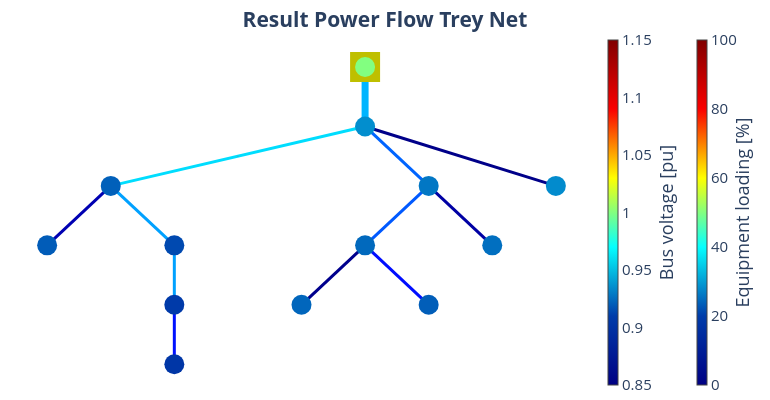

Here is the notebook cell this chart was saved with:
### Code cell
pp_plot.plot_powerflow_result(
    net=net_Trey_pickle,
    plot_title="Result Power Flow Trey Net",
    filename="Result_Power_Flow_Trey_Net",
)

### Figure 1 — Plotly figure (JSON) as saved in the notebook; plotly's stock layout.template omitted (floating-point values rounded to 4 significant figures)
{"data": [{"hoverinfo": "text", "legendgroup": "Transformers", "line": {"color": "rgb(0.0,180.5,255.0)", "width": 7}, "mode": "lines", "name": "Transformers", "showlegend": true, "text": "STMT003438<br>Loading: 30.2 %", "type": "scatter", "x": [0, 0, 0], "y": [0, -0.5, -1]}, {"hoverinfo": "text", "legendgroup": "Transformers", "marker": {"color": "rgb(0.0,180.5,255.0)", "size": 1, "symbol": "circle"}, "mode": "markers", "name": "edge_center", "showlegend": false, "text": ["STMT003438<br>Loading: 30.2 %"], "type": "scatter", "x": [0], "y": [-0.5]}, {"hoverinfo": "text", "legendgroup": "lines", "line": {"color": "rgb(0.0,220.5,254.03225806451613)", "width": 3}, "mode": "lines", "name": "lines", "showlegend": true, "text": "GKN3x150_150<br>Loading: 34.3 %", "type": "scatter", "x": [0, -1, -2], "y": [-1, -1.5, -2]}, {"hoverinfo": "text", "legendgroup": "lines", "line": {"color": "rgb(0.0,0.0,177.5)", "width": 3}, "mode": "lines", "name": "lines", "showlegend": false, "text": "GKN3x150_150_2<br>Loading: 4.5 %", "type": "scatter", "x": [-2, -2.25, -2.5], "y": [-2, -2.5, -3]}, {"hoverinfo": "text", "legendgroup": "lines", "line": {"color": "rgb(0.0,160.5,255.0)", "width": 3}, "mode": "lines", "name": "lines", "showlegend": false, "text": "GKN3X95_95<br>Loading: 28.5 %", "type": "scatter", "x": [-2, -1.75, -1.5], "y": [-2, -2.5, -3]}, {"hoverinfo": "text", "legendgroup": "lines", "line": {"color": "rgb(0.0,160.5,255.0)", "width": 3}, "mode": "lines", "name": "lines", "showlegend": false, "text": "GKT3X50_50<br>Loading: 28.1 %", "type": "scatter", "x": [-1.5, -1.5, -1.5], "y": [-3, -3.5, -4]}, {"hoverinfo": "text", "legendgroup": "lines", "line": {"color": "rgb(0.0,16.5,255.0)", "width": 3}, "mode": "lines", "name": "lines", "showlegend": false, "text": "GKT3X50_50_2<br>Loading: 14.1 %", "type": "scatter", "x": [-1.5, -1.5, -1.5], "y": [-4, -4.5, -5]}, {"hoverinfo": "text", "legendgroup": "lines", "line": {"color": "rgb(0.0,100.49999999999997,255.0)", "width": 3}, "mode": "lines", "name": "lines", "showlegend": false, "text": "GKN3x150_150_3<br>Loading: 22.3 %", "type": "scatter", "x": [0, 0.25, 0.5], "y": [-1, -1.5, -2]}, {"hoverinfo": "text", "legendgroup": "lines", "line": {"color": "rgb(0.0,88.5,255.0)", "width": 3}, "mode": "lines", "name": "lines", "showlegend": false, "text": "GKN3X95_95_2<br>Loading: 21.2 %", "type": "scatter", "x": [0.5, 0.25, 0], "y": [-2, -2.5, -3]}, {"hoverinfo": "text", "legendgroup": "lines", "line": {"color": "rgb(0.0,0.0,141.13636363636363)", "width": 3}, "mode": "lines", "name": "lines", "showlegend": false, "text": "GKN3x150_150_4<br>Loading: 1.5 %", "type": "scatter", "x": [0, -0.25, -0.5], "y": [-3, -3.5, -4]}, {"hoverinfo": "text", "legendgroup": "lines", "line": {"color": "rgb(0.0,12.5,255.0)", "width": 3}, "mode": "lines", "name": "lines", "showlegend": false, "text": "GKN3X50_50<br>Loading: 14.0 %", "type": "scatter", "x": [0, 0.25, 0.5], "y": [-3, -3.5, -4]}, {"hoverinfo": "text", "legendgroup": "lines", "line": {"color": "rgb(0.0,0.0,163.86363636363635)", "width": 3}, "mode": "lines", "name": "lines", "showlegend": false, "text": "GKN3X50_50_2<br>Loading: 3.5 %", "type": "scatter", "x": [0.5, 0.75, 1], "y": [-2, -2.5, -3]}, {"hoverinfo": "text", "legendgroup": "lines", "line": {"color": "rgb(0.0,0.0,136.5909090909091)", "width": 3}, "mode": "lines", "name": "lines", "showlegend": false, "text": "GKN3X240_240<br>Loading: 1.2 %", "type": "scatter", "x": [0, 0.75, 1.5], "y": [-1, -1.5, -2]}, {"marker": {"cmax": 100, "cmin": 0, "color": "rgb(255,255,255)", "colorbar": {"thickness": 10, "title": {"side": "right", "text": "Equipment loading [%]"}, "x": 1.15}, "colorscale": [[0, "rgb(0,0,131)"], [0.2, "rgb(0,60,170)"], [0.4, "rgb(5,255,255)"], [0.6, "rgb(255,255,0)"], [0.8, "rgb(250,0,0)"], [1, "rgb(128,0,0)"]], "opacity": 0, "size": 0}, "mode": "markers", "type": "scatter", "x": [0], "y": [-1]}, {"hoverinfo": "text", "legendgroup": "lines", "marker": {"color": "rgb(128, 128, 128)", "size": 1, "symbol": "circle"}, "mode": "markers", "name": "edge_center", "showlegend": false, "text": ["GKN3x150_150<br>Loading: 34.3 %", "GKN3x150_150_2<br>Loading: 4.5 %", "GKN3X95_95<br>Loading: 28.5 %", "GKT3X50_50<br>Loading: 28.1 %", "GKT3X50_50_2<br>Loading: 14.1 %", "GKN3x150_150_3<br>Loading: 22.3 %", "GKN3X95_95_2<br>Loading: 21.2 %", "GKN3x150_150_4<br>Loading: 1.5 %", "GKN3X50_50<br>Loading: 14.0 %", "GKN3X50_50_2<br>Loading: 3.5 %", "GKN3X240_240<br>Loading: 1.2 %"], "type": "scatter", "x": [-1], "y": [-1.5]}, {"hoverinfo": "text", "marker": {"color": "rgb(191, 191, 0)", "size": 30, "symbol": "square"}, "mode": "markers", "name": "Ext grid", "text": [null], "type": "scatter", "x": [0], "y": [0]}, {"hoverinfo": "text", "marker": {"cmax": 1.15, "cmin": 0.85, "color": [0.9352, 0.921, 0.92, 0.914, 0.9079, 0.9044, 0.9283, 0.9237, 0.923, 0.9205, 0.9258, 0.9344, 1], "colorbar": {"thickness": 10, "title": {"side": "right", "text": "Bus voltage [pu]"}, "x": 1}, "colorscale": [[0, "rgb(0,0,131)"], [0.2, "rgb(0,60,170)"], [0.4, "rgb(5,255,255)"], [0.6, "rgb(255,255,0)"], [0.8, "rgb(250,0,0)"], [1, "rgb(128,0,0)"]], "size": 20, "symbol": "circle"}, "mode": "markers", "name": "buses", "text": ["STMT003438<br>V: 0.935 pu", "CDBT004764<br>V: 0.921 pu", "CDBT003746<br>V: 0.92 pu", "CDBT004760<br>V: 0.914 pu", "CDBT012139<br>V: 0.908 pu", "CDBT900784<br>V: 0.904 pu", "CDBT901452<br>V: 0.928 pu", "CDBT004774<br>V: 0.924 pu", "CDBT901604<br>V: 0.923 pu", "CDBT016055<br>V: 0.92 pu", "N1<br>V: 0.926 pu", "60437<br>V: 0.934 pu", "STMT003438HV<br>V: 1.0 pu"], "type": "scatter", "x": [0, -2, -2.5, -1.5, -1.5, -1.5, 0.5, 0, -0.5, 0.5, 1, 1.5, 0], "y": [-1, -2, -3, -3, -4, -5, -2, -3, -4, -4, -3, -2, 0]}], "layout": {"font": {"size": 15}, "height": 400, "hovermode": "closest", "legend": {"font": {"size": 12}, "itemsizing": "constant"}, "margin": {"b": 5, "l": 5, "r": 5, "t": 30}, "paper_bgcolor": "white", "plot_bgcolor": "white", "showlegend": false, "title": {"text": "<b>Result Power Flow Trey Net<b>", "x": 0.5, "xanchor": "center", "y": 0.97, "yanchor": "top"}, "width": 770, "xaxis": {"showgrid": false, "showticklabels": false, "tickfont": {"family": "Arial Black", "size": 12}, "title": {"font": {"size": 12}}, "zeroline": false}, "yaxis": {"showgrid": false, "showticklabels": false, "tickfont": {"family": "Arial Black", "size": 12}, "title": {"font": {"size": 12}}, "zeroline": false}}}
